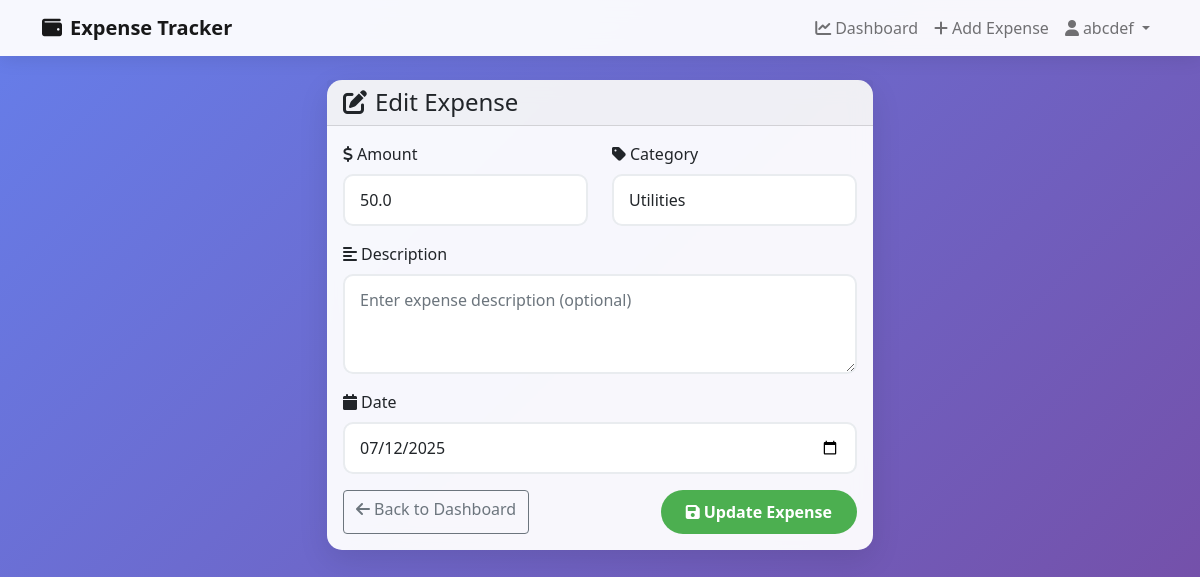
Screenshot of /edit_expense/2 (signed in) with the database file from the repository.
### app.py (models this page shows)
class User(UserMixin, db.Model):
    id = db.Column(db.Integer, primary_key=True)
    username = db.Column(db.String(80), unique=True, nullable=False)
    email = db.Column(db.String(120), unique=True, nullable=False)
    password_hash = db.Column(db.String(120), nullable=False)
    expenses = db.relationship('Expense', backref='user', lazy=True)

class Expense(db.Model):
    id = db.Column(db.Integer, primary_key=True)
    amount = db.Column(db.Float, nullable=False)
    category = db.Column(db.String(50), nullable=False)
    description = db.Column(db.String(200))
    date = db.Column(db.DateTime, nullable=False, default=datetime.utcnow)
    user_id = db.Column(db.Integer, db.ForeignKey('user.id'), nullable=False)

### app.py (the view, shortened to what this page needs)
@app.route('/edit_expense/<int:expense_id>', methods=['GET', 'POST'])
@login_required
def edit_expense(expense_id):
    expense = Expense.query.get_or_404(expense_id)
    if expense.user_id != current_user.id:
        flash('You can only edit your own expenses!')
        return redirect(url_for('dashboard'))
    return render_template('edit_expense.html', expense=expense)

### app.py (called while the page is built)
@login_manager.user_loader
def load_user(user_id):
    return User.query.get(int(user_id))

### templates/edit_expense.html (shortened to what this page needs)
{% extends "base.html" %}
{% block content %}
<div class="row justify-content-center">
    <div class="col-md-8 col-lg-6">
        <div class="card">
            <div class="card-header">
                <h4 class="mb-0">
                    <i class="fas fa-edit me-2"></i>Edit Expense
                </h4>
            </div>
            <div class="card-body">
                <form method="POST">
                    <div class="row">
                        <div class="col-md-6 mb-3">
                            <label for="amount" class="form-label">
                                <i class="fas fa-dollar-sign me-1"></i>Amount
                            </label>
                            <input type="number" class="form-control" id="amount" name="amount"
                                   step="0.01" min="0" value="{{ expense.amount }}" required>
                        </div>
                        <div class="col-md-6 mb-3">
                            <label for="category" class="form-label">
                                <i class="fas fa-tag me-1"></i>Category
                            </label>
                            <select class="form-control" id="category" name="category" required>
                                <option value="Utilities" {% if expense.category == 'Utilities' %}selected{% endif %}>Utilities</option>
                            </select>
                        </div>
                    </div>
                    <div class="mb-3">
                        <label for="description" class="form-label">
                            <i class="fas fa-align-left me-1"></i>Description
                        </label>
                        <textarea class="form-control" id="description" name="description"
                                  rows="3" placeholder="Enter expense description (optional)">{{ expense.description or '' }}</textarea>
                    </div>
                    <div class="mb-3">
                        <label for="date" class="form-label">
                            <i class="fas fa-calendar me-1"></i>Date
                        </label>
                        <input type="date" class="form-control" id="date" name="date"
                               value="{{ expense.date.strftime('%Y-%m-%d') }}" required>
                    </div>
                    <div class="d-flex justify-content-between">
                        <a href="{{ url_for('dashboard') }}" class="btn btn-outline-secondary">
                            <i class="fas fa-arrow-left me-1"></i>Back to Dashboard
                        </a>
                        <button type="submit" class="btn btn-primary">
                            <i class="fas fa-save me-1"></i>Update Expense
                        </button>
                    </div>
                </form>
            </div>
        </div>
    </div>
</div>
{% endblock %}

### templates/base.html (shortened to what this page needs)
<!DOCTYPE html>
<html lang="en">
<head>
    <link href="https://cdn.jsdelivr.net/npm/bootstrap@5.1.3/dist/css/bootstrap.min.css" rel="stylesheet">
    <link href="https://cdnjs.cloudflare.com/ajax/libs/font-awesome/6.0.0/css/all.min.css" rel="stylesheet">
</head>
<body>
    <nav class="navbar navbar-expand-lg navbar-light fixed-top">
        <div class="container">
            <a class="navbar-brand fw-bold" href="{{ url_for('dashboard') }}">
                <i class="fas fa-wallet me-2"></i>Expense Tracker
            </a>
            {% if current_user.is_authenticated %}
            <div class="collapse navbar-collapse" id="navbarNav">
                <ul class="navbar-nav ms-auto">
                    <li class="nav-item">
                        <a class="nav-link" href="{{ url_for('dashboard') }}">
                            <i class="fas fa-chart-line me-1"></i>Dashboard
                        </a>
                    </li>
                    <li class="nav-item">
                        <a class="nav-link" href="{{ url_for('add_expense') }}">
                            <i class="fas fa-plus me-1"></i>Add Expense
                        </a>
                    </li>
                    <li class="nav-item dropdown">
                        <a class="nav-link dropdown-toggle" href="#" id="navbarDropdown" role="button" data-bs-toggle="dropdown">
                            <i class="fas fa-user me-1"></i>{{ current_user.username }}
                        </a>
                    </li>
                </ul>
            </div>
            {% endif %}
        </div>
    </nav>
    <div class="main-container">
        <div class="container">
            {% block content %}{% endblock %}
        </div>
    </div>
</body>
</html>

### templates/base.html (style rules this page uses)
:root { --primary-color: #4CAF50; --secondary-color: #2196F3; --danger-color: #f44336; --warning-color: #ff9800; --success-color: #4CAF50; --dark-color: #333; --light-color: #f8f9fa; }
body { background: linear-gradient(135deg, #667eea 0%, #764ba2 100%); min-height: 100vh; font-family: 'Segoe UI', Tahoma, Geneva, Verdana, sans-serif; }
.navbar { background: rgba(255, 255, 255, 0.95) !important; backdrop-filter: blur(10px); box-shadow: 0 2px 20px rgba(0,0,0,0.1); }
.card { border: none; border-radius: 15px; box-shadow: 0 10px 30px rgba(0,0,0,0.1); backdrop-filter: blur(10px); background: rgba(255, 255, 255, 0.95); }
.btn-primary { background: var(--primary-color); border: none; border-radius: 25px; padding: 10px 25px; font-weight: 600; transition: all 0.3s ease; }
.form-control { border-radius: 10px; border: 2px solid #e9ecef; padding: 12px 15px; transition: all 0.3s ease; }
.main-container { padding-top: 80px; min-height: 100vh; }

### rows the page displays
User: username "abcdef"
Expense: amount "50.0", category "Utilities", date "07/12/2025"
